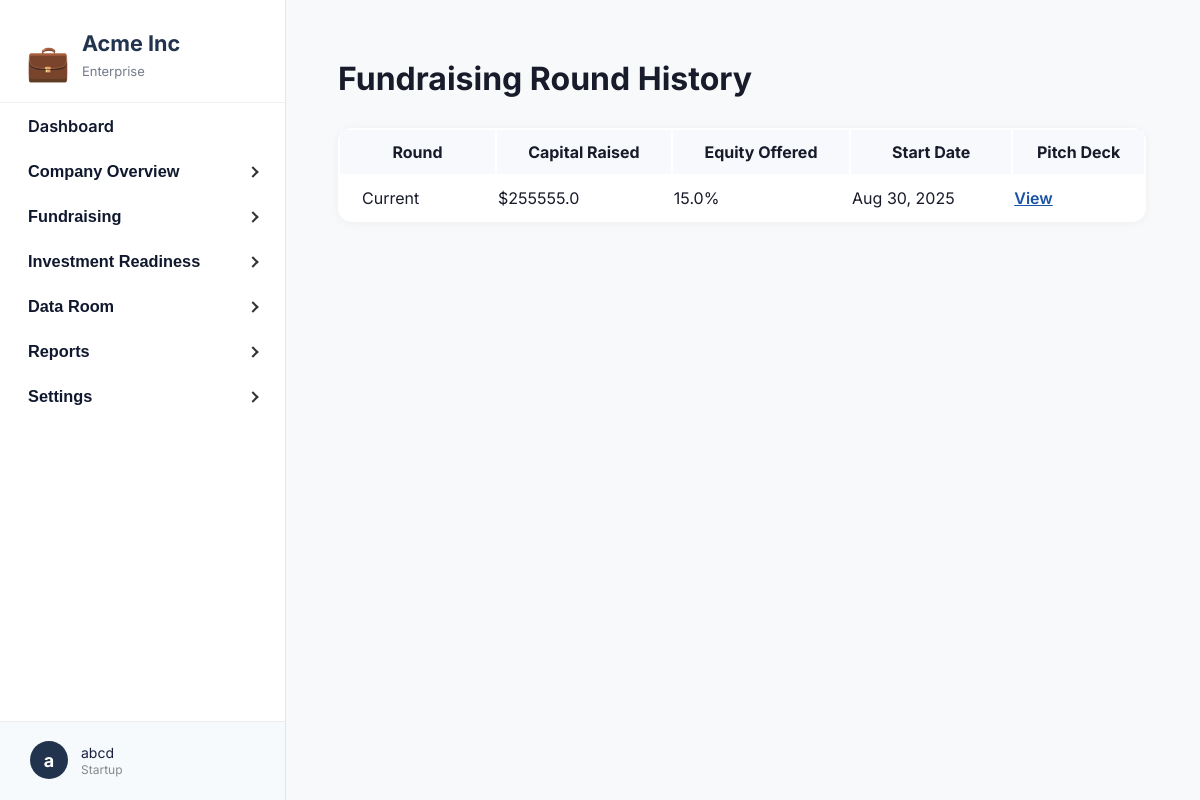
Screenshot of /api/startup/fundraising/round-history/ (signed in) with the database file from the repository.
### core/models.py (models this page shows, shortened)
class StartupProfile(models.Model):
    user = models.OneToOneField(User, on_delete=models.CASCADE, related_name='startup_profile')
    startup_name = models.CharField(max_length=150)
    role = models.CharField(max_length=100)
    email = models.EmailField()
    website = models.CharField(max_length=255)
    heard_about = models.CharField(max_length=50)
    description = models.TextField()
    audience = models.TextField()
    tech_component = models.TextField()
    your_edge = models.TextField()
    pitch_deck_url = models.CharField(max_length=255)
    startup_stage = models.CharField(max_length=50)
    problem = models.TextField()
    solution = models.TextField()
    market_research = models.CharField(max_length=20)
    business_model_mind = models.CharField(max_length=50)
    working_time = models.CharField(max_length=50)
    cofounder = models.CharField(max_length=20)
    support_needed = models.TextField()
    has_mvp = models.CharField(max_length=10)
    tested_with_customers = models.CharField(max_length=10)
    funding_source = models.CharField(max_length=100)
    early_users = models.CharField(max_length=10)
    generated_revenue = models.CharField(max_length=20)
    stage3_challenges = models.TextField()
    stage3_support = models.TextField()
    business_model = models.TextField()
    paying_customers = models.CharField(max_length=50)
    annual_revenue_4 = models.CharField(max_length=50)
    external_funding = models.CharField(max_length=50)
    acquisition_strategies = models.TextField()
    team_size = models.CharField(max_length=50)
    stage4_challenges = models.TextField()
    stage4_support = models.TextField()
    annual_revenue_5 = models.CharField(max_length=50)
    active_customers_5 = models.CharField(max_length=50)
    markets_operating = models.CharField(max_length=100)
    expansion_plans = models.TextField()
    stage5_challenges = models.TextField()
    is_approved = models.BooleanField(default=False)
    is_onboarded = models.BooleanField(default=False)
    complete_profile_submitted = models.BooleanField(default=False)
    submitted_at = models.DateTimeField(auto_now_add=True)
    arr = models.FloatField(
        null=True, blank=True, verbose_name="Annual Recurring Revenue (ARR)"
    )
    arpu = models.FloatField(
        null=True, blank=True, verbose_name="Average Revenue Per User (ARPU)"
    )
    monthly_burn = models.FloatField(null=True, blank=True)
    cash_balance = models.FloatField(null=True, blank=True)
    ltv_cac_ratio = models.FloatField(null=True, blank=True)
    operating_expenses = models.FloatField(null=True, blank=True)
    debt_obligations = models.TextField(null=True, blank=True)
    capital_raised = models.FloatField(null=True, blank=True)
    currently_raising = models.FloatField(null=True, blank=True)
    equity_offered = models.FloatField(null=True, blank=True)
    financial_forecast = models.FileField(
        upload_to='financial_forecasts/', null=True, blank=True
    )

### core/views.py (the view)
# urls.py: path('startup/fundraising/round-history/', startup_round_history, name='startup_round_history'),
@login_required
def startup_round_history(request):
    profile = request.user.startup_profile
    rounds = [{
        'type': 'Current',
        'capital_raised': profile.capital_raised,
        'equity_offered': profile.equity_offered,
        'start_date': profile.submitted_at,
        'pitch_deck_url': profile.pitch_deck_url,
    }]
    if request.headers.get("HX-Request") == "true":
        return render(request, "startup_partials/startup_round_history_partial.html", {'rounds': rounds})
    else:
        return render(request, "startup_round_history.html", {'rounds': rounds})

### core/templates/startup_round_history.html (shortened to what this page needs)
{% extends "startup_base.html" %}
{% block content %}
<h1 style="font-weight:700; margin-bottom:30px;">Fundraising Round History</h1>
<table style="width:100%; background:#fff; border-radius:14px; box-shadow:0 1px 8px #eee;">
    <thead>
        <tr style="background:#f7f9fc; font-weight:700;">
            <th style="padding:12px 22px;">Round</th>
            <th>Capital Raised</th>
            <th>Equity Offered</th>
            <th>Start Date</th>
            <th>Pitch Deck</th>
        </tr>
    </thead>
    <tbody>
        {% for r in rounds %}
        <tr>
            <td style="padding:12px 22px;">{{ r.type }}</td>
            <td>${{ r.capital_raised }}</td>
            <td>{{ r.equity_offered }}%</td>
            <td>{{ r.start_date|date:"M d, Y" }}</td>
            <td>
                {% if r.pitch_deck_url %}
                    <a href="{{ r.pitch_deck_url }}" target="_blank" style="color:#1a52a4; font-weight:600;">View</a>
                {% else %}
                    <span style="color:#aaa;">Not Uploaded</span>
                {% endif %}
            </td>
        </tr>
        {% endfor %}
    </tbody>
</table>
{% endblock %}

### core/templates/startup_base.html (shortened to what this page needs)
{% load static %}
<!DOCTYPE html>
<html lang="en">
<head>
</head>
<body>
<div class="layout">
    <nav class="sidebar">
        <div class="logo-box">
            <span class="logo-icon">&#128188;</span>
            <div>
                <div class="sidebar-title">Acme Inc</div>
                <div class="sidebar-subtitle">Enterprise</div>
            </div>
        </div>
        <div class="sidebar-content">
            <ul class="sidebar-nav">
                <li>
                    <a href="{% url 'startup_dashboard' %}" class="sidebar-link {% if section == 'dashboard' %}active{% endif %}">Dashboard</a>
                </li>
                <li>
                    <button class="sidebar-toggle {% if section == 'company' %}active{% endif %}" aria-expanded="false" type="button">
                        Company Overview
                        <span class="arrow"></span>
                    </button>
                </li>
                <li>
                    <button class="sidebar-toggle" aria-expanded="false" type="button">
                        Fundraising
                        <span class="arrow"></span>
                    </button>
                </li>
                <li>
                    <button class="sidebar-toggle" aria-expanded="false" type="button">
                        Investment Readiness
                        <span class="arrow"></span>
                    </button>
                </li>
                <li>
                    <button class="sidebar-toggle" aria-expanded="false" type="button">
                        Data Room
                        <span class="arrow"></span>
                    </button>
                </li>
                <li>
                    <button class="sidebar-toggle" aria-expanded="false" type="button">
                        Reports
                        <span class="arrow"></span>
                    </button>
                </li>
                <li>
                    <button class="sidebar-toggle" aria-expanded="false" type="button">
                        Settings
                        <span class="arrow"></span>
                    </button>
                </li>
            </ul>
        </div>
        <div class="sidebar-footer" id="sidebar-footer">
            <div class="sidebar-footer-circle">{{ request.user.first_name|default:"N"|slice:":1" }}</div>
            <div class="sidebar-footer-details">
                <span>{{ request.user.get_full_name|default:request.user.username }}</span>
                <small>Startup</small>
            </div>
        </div>
    </nav>
    <div id="main-content" class="main-content">
        {% block content %}{% endblock %}
    </div>
</div>
</body>
</html>

### core/templates/startup_base.html (style rules this page uses)
html, body { height: 100%; margin: 0; }
body { font-family: 'Inter', sans-serif; background: #f8f9fb; color: #181b2a; height: 100vh; }
.layout { display: flex; min-height: 100vh; }
.sidebar { width: 285px; background: #fff; border-right: 1.5px solid #e3e5e8; padding: 0; position: relative; display: flex; flex-direction: column; height: 100vh; }
.sidebar .logo-box { padding: 30px 26px 8px 26px; display: flex; align-items: center; gap: 12px; flex-shrink: 0; background: #fff; border-bottom: 1px solid #f0f0f0; }
.sidebar-content { flex: 1; overflow-y: auto; padding-bottom: 80px; }
.sidebar .logo-icon { font-size: 2.2rem; color: #22284b; }
.sidebar-title { font-weight: 700; font-size: 1.35rem; color: #22334d; margin-bottom: 7px; }
.sidebar-subtitle { font-size: 13px; color: #757a8a; margin-bottom: 15px; }
.sidebar-nav { padding: 0; margin: 0 0 30px 0; list-style: none; }
.sidebar-link, .sidebar-toggle { display: flex; align-items: center; gap: 8px; padding: 13px 28px; color: #10182e; text-decoration: none; font-weight: 600; font-size: 1.02rem; border: none; background: none; cursor: pointer; width: 100%; outline: none; transition: all 0.2s cubic-bezier(0.4, 0, 0.2, 1); border-radius: 0 16px 16px 0; margin-right: 4px; position: relative; }
.sidebar-toggle .arrow { margin-left: auto; transition: transform 0.3s cubic-bezier(0.4, 0, 0.2, 1); }
.sidebar-footer { position: absolute; left: 0; bottom: 0; width: 100%; padding: 19px 24px 21px 30px; border-top: 1px solid #ececec; background: #f6fafd; display: flex; align-items: center; gap: 13px; cursor: pointer; z-index: 10; box-sizing: border-box; transition: all 0.2s cubic-bezier(0.4, 0, 0.2, 1); }
.sidebar-footer-circle { width: 38px; height: 38px; border-radius: 50%; background: #22334d; color: #fff; display: flex; align-items: center; justify-content: center; font-size: 18px; font-weight: 700; transition: all 0.2s cubic-bezier(0.4, 0, 0.2, 1); }
.sidebar-footer-details { display: flex; flex-direction: column; gap: 1px; }
.sidebar-footer-details span { font-size: 14px; color: #191f3d; transition: color 0.2s cubic-bezier(0.4, 0, 0.2, 1); }
.sidebar-footer-details small { font-size: 12px; color: #888; transition: color 0.2s cubic-bezier(0.4, 0, 0.2, 1); }
.main-content { flex: 1; padding: 38px 54px 44px 52px; }
.arrow { display: inline-block; width: 6px; height: 6px; border-top: 2px solid #333; border-right: 2px solid #333; transform: rotate(45deg); margin-left: auto; transition: transform 0.3s cubic-bezier(0.4, 0, 0.2, 1); }

### rows the page displays
StartupProfile: capital_raised "255555.0", equity_offered "15.0", start_date "Aug 30, 2025"

### other values shown
{{ request.user.first_name|default:"N"|slice:":1" }} "a"
{{ request.user.get_full_name|default:request.user.username }} "abcd"
{{ r.type }} "Current"
